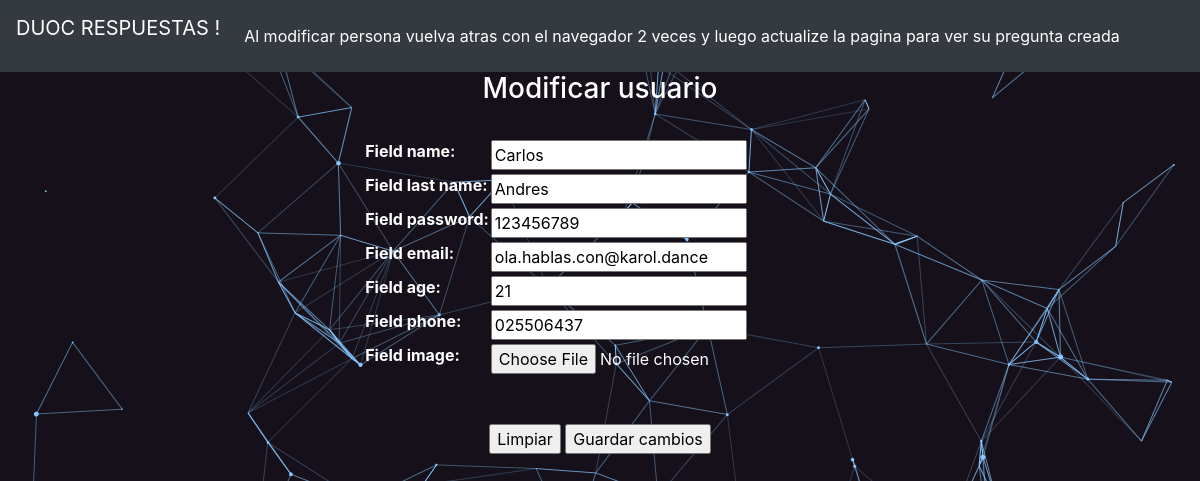
Page /catalogo/modificar_persona/6/ (signed in) on the earlier database version.
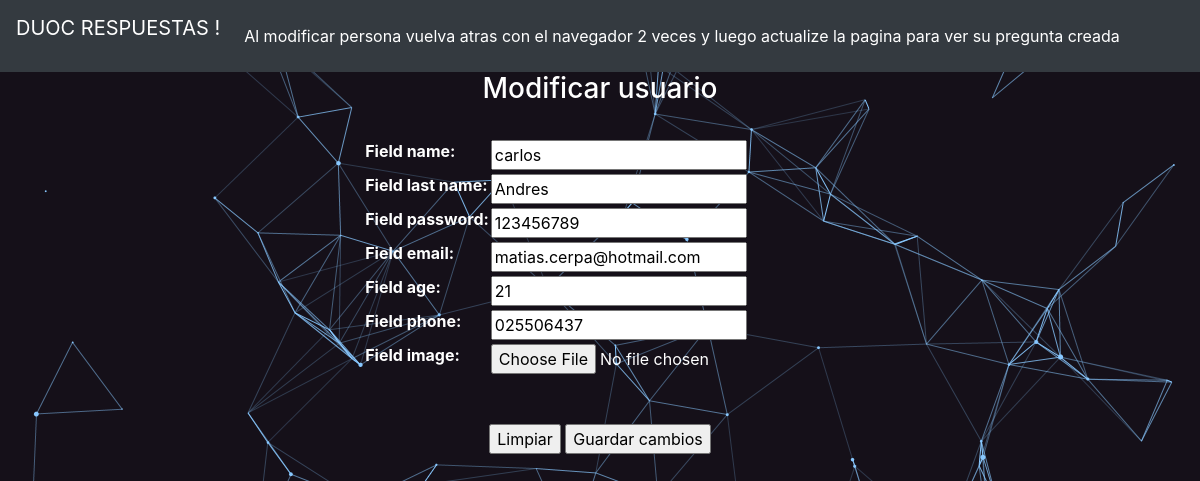
Same page on the later database version.
### catalogo/models.py (models this page shows, shortened)
class Persona(models.Model):
	field_name = models.CharField(max_length=200)
	field_last_name = models.CharField(max_length=200)
	field_password =models.CharField(max_length=200)
	field_email =models.EmailField(blank=True)
	field_age =models.IntegerField(default=18)
	field_phone =models.CharField(max_length=200)
	field_image =models.ImageField(null=True, blank=True)
	class Meta:
		ordering = ['field_last_name' , 'field_name' ]

### catalogo/views.py (the view)
# urls.py: path('modificar_persona/<id>/', modificar_persona, name="modificar_persona"),
@login_required
def modificar_persona(request, id):
    persona = Persona.objects.get(id=id)
    data = {
        'form': PersonaForm(instance=persona)
    }
    if request.method =='POST':
        formulario = PersonaForm(data=request.POST, instance=persona, files=request.FILES )
        if formulario.is_valid():
            formulario.save()
            data['mensaje'] = "Persona Modificada Correctamente"
            data['form'] = formulario
    return render(request,'modificar_persona.html', data)

### catalogo/forms.py
class PersonaForm(ModelForm):
	class  Meta:
		model = Persona
		fields = ['field_name', 'field_last_name', 'field_password', 'field_email', 'field_age', 'field_phone', 'field_image' ]

### catalogo/templates/modificar_persona.html (shortened to what this page needs)
<!DOCTYPE html>
<html lang="es ">
<head>
<link rel="stylesheet" href="https://stackpath.bootstrapcdn.com/bootstrap/4.3.1/css/bootstrap.min.css">
{% load static %}
<link rel="stylesheet" href="{% static 'core\css\styleinicio.css' %}">
<link rel="stylesheet" href="{% static 'core\css\bootstrap.min.css' %}">
</head>
<body class="text-white" >
<div class="container">
 <br>
 <header>
      <nav class="navbar fixed-top navbar-expand-lg navbar-dark bg-dark">
      <p class="navbar-brand" > DUOC RESPUESTAS !</p>
  <div class="collapse navbar-collapse" id="navbarText">
    <ul class="navbar-nav mr-auto">
      <li class="nav-item active">
        <a class="nav-link" href="">Al modificar persona vuelva atras con el navegador 2 veces y luego actualize la pagina para ver su pregunta creada <span class="sr-only">(current)</span></a>
      </li>
    </ul>
  </div>
</nav>
 </header>
</div>
<br>
<br>
<center>
<h3> Modificar usuario </h3>
<br>
<form action="" method="POST" enctype="multipart/form-data">
    <table>
      {{  form.as_table  }}
    </table>
    <br>
    <br>
      <input type="reset" value="Limpiar">
      <input type="submit" value="Guardar cambios">
</form>
</center>
</body>
</html>

Differences in the rows shown:
changed Persona "Andres": field_name "Carlos" → "carlos"; field_email "ola.hablas.con@karol.dance" → "matias.cerpa@hotmail.com"
